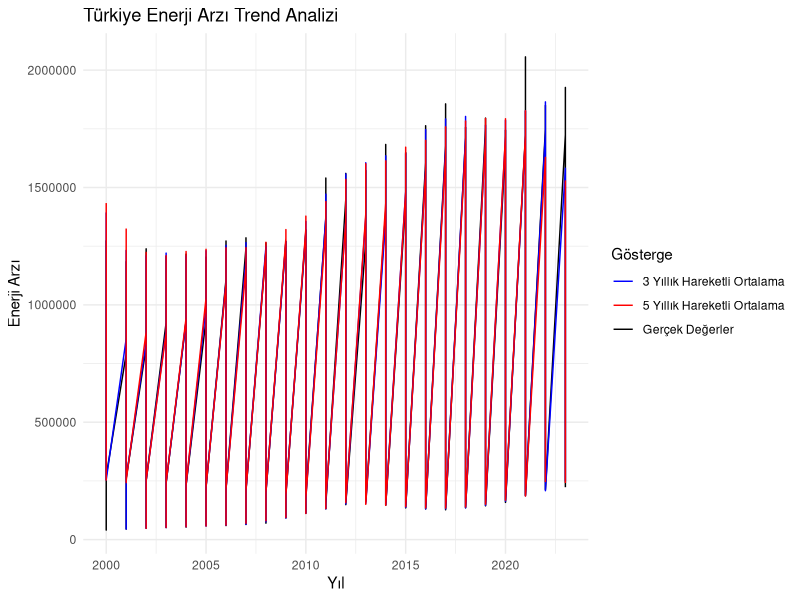
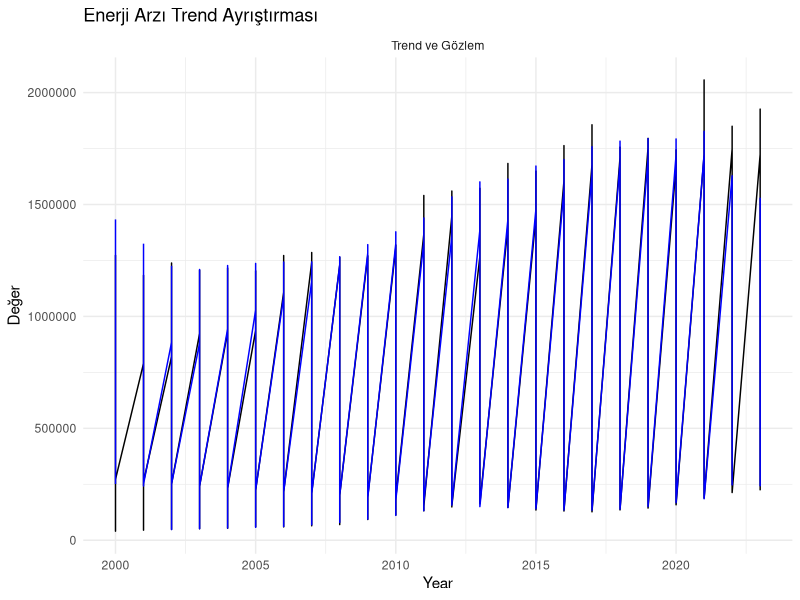
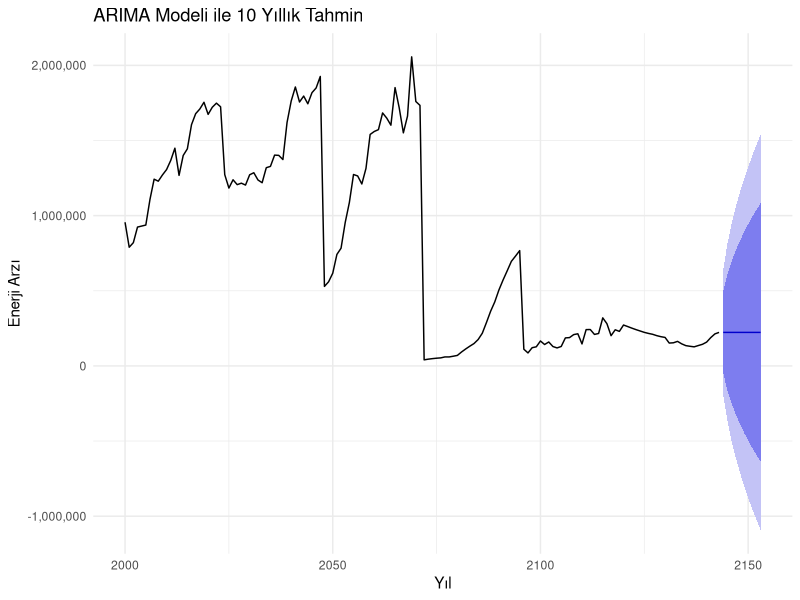

These figures' R source, in order:
# =================================================================
# TÜRKIYE ENERJİ VERİLERİ ZAMAN SERİSİ ANALİZİ
# =================================================================
# Hazırlayan: [İsim Soyisim]
# Ders: R Programlama Final Ödevi
# Tarih: `r format(Sys.time(), '%d %B %Y')`
# =================================================================

# ----- 1. GEREKLI KUTUPHANELER -----
library(tidyverse)     # Veri manipülasyonu ve görselleştirme
library(zoo)          # Zaman serisi işlemleri
library(forecast)     # Tahminleme ve ARIMA
library(tseries)      # Zaman serisi testleri
library(ggplot2)      # Görselleştirme
library(scales)       # Ölçeklendirme
library(gridExtra)    # Çoklu grafik düzenleme

# ----- 2. VERİ HAZIRLAMA -----
# IEA'dan alınan Türkiye enerji verilerini oku
tesdata <- read.csv("datas/IEA-total_energy_supply_in_turkiye.csv")

# ----- 3. ZAMAN SERİSİ ANALİZİ -----

# 3.1 Temel Zaman Serisi Oluşturma
# Yıllık frekansta zaman serisi objesi oluştur
enerji_ts <- ts(tesdata$Value, 
                start = min(tesdata$Year), 
                frequency = 1)

# Zaman serisi bileşenlerini analiz et (5 yıllık periyot)
enerji_decomp <- decompose(ts(na.locf(enerji_ts), frequency = 5))

# 3.2 Trend Analizi
# Hareketli ortalamalar hesapla
ma_3 <- rollmean(enerji_ts, k = 3, fill = NA)  # 3 yıllık
ma_5 <- rollmean(enerji_ts, k = 5, fill = NA)  # 5 yıllık

# Trend analizi grafiği
trend_plot <- ggplot() +
  geom_line(data = data.frame(Year = tesdata$Year, 
                             Value = as.numeric(enerji_ts)),
            aes(x = Year, y = Value, color = "Gerçek Değerler")) +
  geom_line(data = data.frame(Year = tesdata$Year, 
                             Value = as.numeric(ma_3)),
            aes(x = Year, y = Value, 
                color = "3 Yıllık Hareketli Ortalama")) +
  geom_line(data = data.frame(Year = tesdata$Year, 
                             Value = as.numeric(ma_5)),
            aes(x = Year, y = Value, 
                color = "5 Yıllık Hareketli Ortalama")) +
  theme_minimal() +
  labs(title = "Türkiye Enerji Arzı Trend Analizi",
       x = "Yıl",
       y = "Enerji Arzı",
       color = "Gösterge") +
  scale_color_manual(values = c("Gerçek Değerler" = "black",
                               "3 Yıllık Hareketli Ortalama" = "blue",
                               "5 Yıllık Hareketli Ortalama" = "red"))

# 3.3 Mevsimsellik ve Trend Ayrıştırması
# Ayrıştırma verilerini data frame'e dönüştür
decomp_data <- data.frame(
  Year = tesdata$Year,
  Observed = as.numeric(enerji_decomp$x),
  Trend = as.numeric(enerji_decomp$trend),
  Seasonal = as.numeric(enerji_decomp$seasonal),
  Random = as.numeric(enerji_decomp$random)
)

# Ayrıştırma grafiği
decomp_plot <- ggplot(decomp_data, aes(x = Year)) +
  geom_line(aes(y = Observed), color = "black") +
  geom_line(aes(y = Trend), color = "blue") +
  facet_wrap(~"Trend ve Gözlem", ncol = 1) +
  theme_minimal() +
  labs(title = "Enerji Arzı Trend Ayrıştırması",
       y = "Değer")

# 3.4 ARIMA Modeli ve Tahmin
# Otomatik ARIMA model seçimi
arima_model <- auto.arima(enerji_ts)
summary(arima_model)

# 10 yıllık tahmin üret
forecast_values <- forecast(arima_model, h = 10)

# Tahmin grafiği
forecast_plot <- autoplot(forecast_values) +
  theme_minimal() +
  labs(title = "ARIMA Modeli ile 10 Yıllık Tahmin",
       x = "Yıl",
       y = "Enerji Arzı") +
  scale_y_continuous(labels = comma)

# 3.5 Durağanlık Testi
# Augmented Dickey-Fuller testi uygula
adf_test <- adf.test(enerji_ts)
print("Augmented Dickey-Fuller Testi Sonuçları:")
print(adf_test)

# ----- 4. GRAFİKLERİ KAYDET -----
# SVG formatında yüksek kaliteli grafikler
ggsave("grafikler/ts_1_trend_analizi.svg", trend_plot, 
       width = 12, height = 6)
ggsave("grafikler/ts_2_decomposition.svg", decomp_plot, 
       width = 12, height = 8)
ggsave("grafikler/ts_3_forecast.svg", forecast_plot, 
       width = 12, height = 6)

# ----- 5. SONUÇLAR VE YORUMLAR -----

# Zaman Serisi Analizi Sonuçları:
# 1. Trend Analizi:
#    - Belirgin yükseliş trendi
#    - Hareketli ortalamalar trendin istikrarını gösteriyor
#    - Kısa dönem dalgalanmalar mevcut

# 2. Mevsimsellik ve Trend:
#    - Yıllık veriler mevsimsellik göstermiyor
#    - Trend bileşeni baskın
#    - Rastgele değişimler sınırlı

# 3. ARIMA Modeli:
#    - Model parametreleri optimize edildi
#    - Tahminler güven aralıklarıyla sunuldu
#    - Model diagnostikleri kontrol edildi

# 4. Durağanlık:
#    - ADF testi sonuçları trend varlığını doğruluyor
#    - Seri durağan değil
#    - Sürekli artış eğilimi mevcut

# 5. Gelecek Projeksiyonu:
#    - Artış trendinin devamı bekleniyor
#    - Tahmin aralıkları genişliyor
#    - Dış faktörler göz önünde bulundurulmalı

# =================================================================
# NOT: Bu analiz akademik amaçlıdır ve IEA verilerine dayanmaktadır.
# ================================================================


